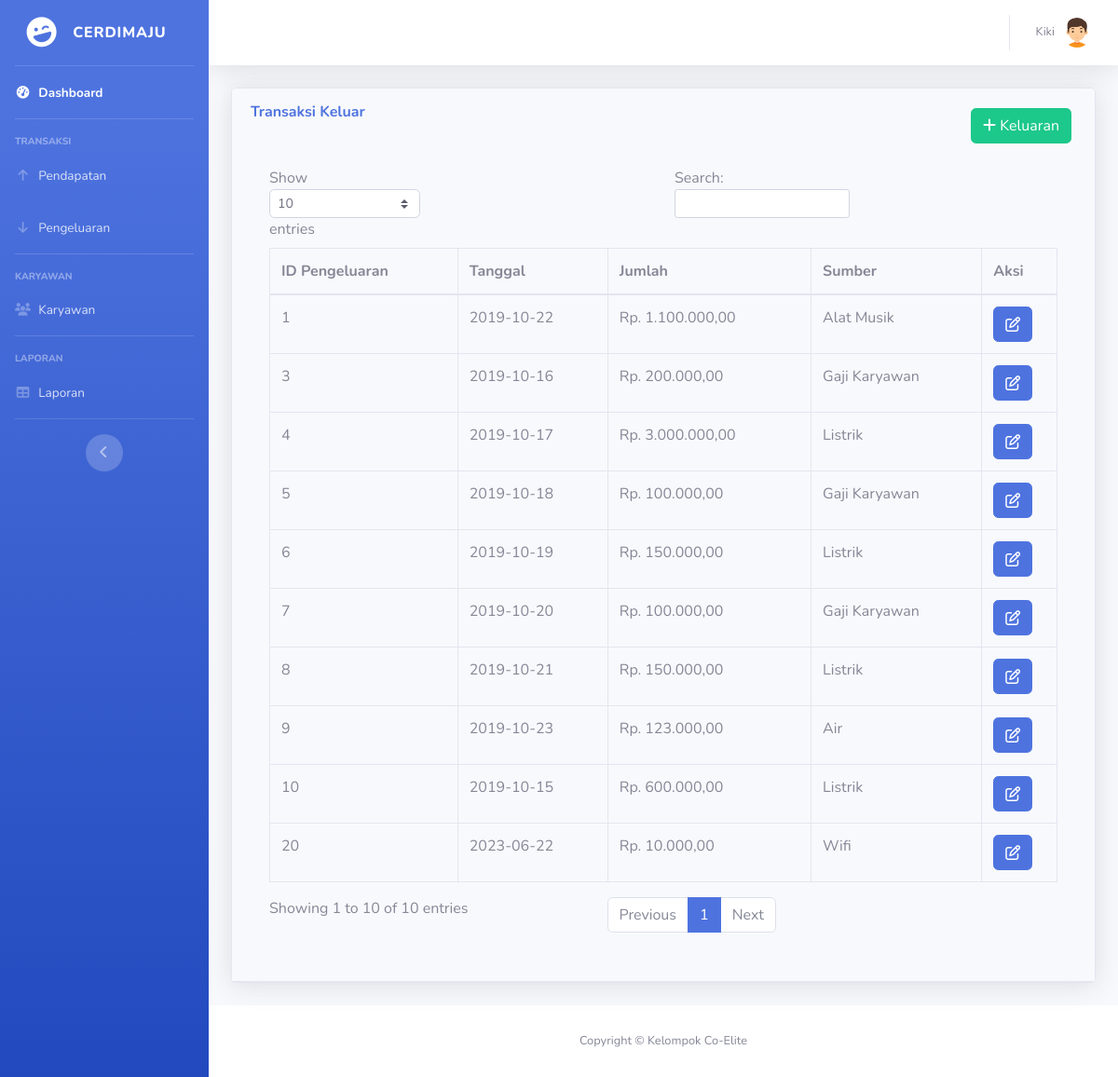
Page /pengeluaran.php (signed in) on the committed database.
### tables this page shows
CREATE TABLE `pengeluaran` (
  `id_pengeluaran` int(11) NOT NULL,
  `tgl_pengeluaran` date NOT NULL,
  `jumlah` int(11) NOT NULL,
  `id_sumber` int(11) NOT NULL
);

CREATE TABLE `sumber` (
  `id_sumber` int(11) NOT NULL,
  `nama` varchar(40) NOT NULL
);

### pengeluaran.php (the view, shortened to what this page needs)
<!DOCTYPE html>
<html lang="en">
<head>
  <link href="vendor/fontawesome-free/css/all.min.css" rel="stylesheet" type="text/css">
  <link href="css/sb-admin-2.min.css" rel="stylesheet">
</head>
<body id="page-top">
<?php
require 'koneksi.php';
require ('sidebar.php');
?>
      <div id="content">
<?php require ('navbar.php');?>
        <div class="container-fluid">
          <div class="card shadow mb-4">
            <div class="card-header py-3">
            <div class="row">
    <div class="col-6">
      <h6 class="m-0 font-weight-bold text-primary">Transaksi Keluar</h6>
    </div>
    <div class="col-6 text-right">
      <button type="button" class="btn btn-success" style="margin:5px" data-toggle="modal" data-target="#myModalTambah">
        <i class="fa fa-plus"></i> Keluaran
      </button>
    </div>
  </div>
            <div class="card-body">
              <div class="table-responsive">
                <table class="table table-bordered" id="dataTable" width="100%" cellspacing="0">
                  <thead>
                    <tr>
                      <th>ID Pengeluaran</th>
                      <th>Tanggal</th>
                      <th>Jumlah</th>
                      <th>Sumber</th>
					            <th>Aksi</th>
                    </tr>
                  </thead>
                  <tbody>
				  <?php
$query = mysqli_query($koneksi,"SELECT pengeluaran.id_pengeluaran, pengeluaran.tgl_pengeluaran, pengeluaran.jumlah, sumber.nama FROM pengeluaran
JOIN sumber ON (pengeluaran.id_sumber = sumber.id_sumber)");
while ($data = mysqli_fetch_assoc($query))
{
?>
                    <tr>
                      <td><?=$data['id_pengeluaran']?></td>
                      <td><?=$data['tgl_pengeluaran']?></td>
                      <td>Rp. <?=number_format($data['jumlah'],2,',','.');?></td>
                      <td><?=$data['nama']?></td>
					  <td>
<a href="#" type="button" class=" fa fa-edit btn btn-primary btn-md" data-toggle="modal" data-target="#myModal<?php echo $data['id_pengeluaran']; ?>"></a>
</td>
</tr>
  </div>
<?php
}
?>
<?php require 'footer.php'?>
</body>
</html>

### rows in the picture
pengeluaran: id_pengeluaran "1", tgl_pengeluaran "2019-10-22", jumlah "1.100.000,00", id_sumber.nama "Alat Musik"
pengeluaran: id_pengeluaran "3", tgl_pengeluaran "2019-10-16", jumlah "200.000,00", id_sumber.nama "Gaji Karyawan"
pengeluaran: id_pengeluaran "4", tgl_pengeluaran "2019-10-17", jumlah "3.000.000,00", id_sumber.nama "Listrik"
pengeluaran: id_pengeluaran "5", tgl_pengeluaran "2019-10-18", jumlah "100.000,00", id_sumber.nama "Gaji Karyawan"
pengeluaran: id_pengeluaran "6", tgl_pengeluaran "2019-10-19", jumlah "150.000,00", id_sumber.nama "Listrik"
pengeluaran: id_pengeluaran "7", tgl_pengeluaran "2019-10-20", jumlah "100.000,00", id_sumber.nama "Gaji Karyawan"
pengeluaran: id_pengeluaran "8", tgl_pengeluaran "2019-10-21", jumlah "150.000,00", id_sumber.nama "Listrik"
pengeluaran: id_pengeluaran "9", tgl_pengeluaran "2019-10-23", jumlah "123.000,00", id_sumber.nama "Air"
pengeluaran: id_pengeluaran "10", tgl_pengeluaran "2019-10-15", jumlah "600.000,00", id_sumber.nama "Listrik"
pengeluaran: id_pengeluaran "20", tgl_pengeluaran "2023-06-22", jumlah "10.000,00", id_sumber.nama "Wifi"

### other values in the picture
$_SESSION['nama'] "Kiki"
